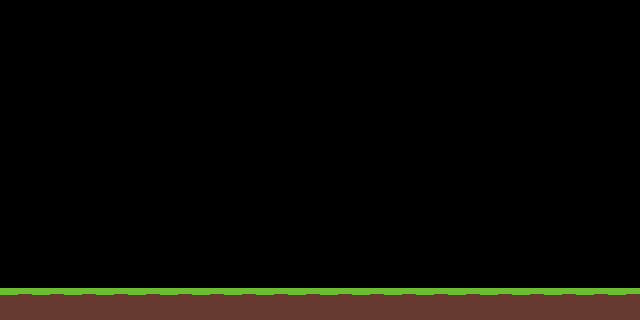

This is a level from a 2D game, rendered from its Tiled map with the project's own tilesets. A one-line summary and the complete map file follow:
An orthogonal 20x10 tile map with 32x32 px tiles, 1 tile layer (Tile Layer 1), 3 tilesets and 26 objects (2x Level2, BR_Corner_Grass, TR_Corner_Grass, TEST_ITEM, PlayerSpawn).

<map version="1.10" tiledversion="1.11.2" class="level1" orientation="orthogonal" renderorder="right-down" width="20" height="10" tilewidth="32" tileheight="32" infinite="0" nextlayerid="9" nextobjectid="56">
 <editorsettings>
  <export target="level_1.lua" format="lua" />
 </editorsettings>
 <tileset firstgid="1" name="test_tile_map" tilewidth="32" tileheight="32" tilecount="100" columns="10">
  <image source="test_tile_map.png" width="320" height="320" />
 </tileset>
 <tileset firstgid="101" name="wood" tilewidth="32" tileheight="32" tilecount="100" columns="10">
  <image source="wood.png" width="320" height="320" />
 </tileset>
 <tileset firstgid="201" name="tile_map" tilewidth="32" tileheight="32" tilecount="100" columns="10">
  <image source="tile_map.png" width="320" height="320" />
 </tileset>
 <layer id="1" name="Tile Layer 1" width="20" height="10">
  <data encoding="csv">
0,0,0,0,0,0,0,0,0,0,0,0,0,0,0,0,0,0,0,0,
0,0,0,0,0,0,0,0,0,0,0,0,0,0,0,0,0,0,0,0,
0,0,0,0,0,0,0,0,0,0,0,0,0,0,0,0,0,0,0,0,
0,0,0,0,0,0,0,0,0,0,0,0,0,0,0,0,0,0,0,0,
0,0,0,0,0,0,0,0,0,0,0,0,0,0,0,0,0,0,0,0,
0,0,0,0,0,0,0,0,0,0,0,0,0,0,0,0,0,0,0,0,
0,0,0,0,0,0,0,0,0,0,0,0,0,0,0,0,0,0,0,0,
0,0,0,0,0,0,0,0,0,0,0,0,0,0,0,0,0,0,0,0,
0,0,0,0,0,0,0,0,0,0,0,0,0,0,0,0,0,0,0,0,
2,2,2,2,2,2,2,2,2,2,2,2,2,2,2,2,2,2,2,2
</data>
 </layer>
 <objectgroup id="3" name="Object">
  <object id="2" name="BR_Corner_Grass" gid="229" x="96" y="256" width="32" height="32" />
  <object id="3" name="TR_Corner_Grass" gid="230" x="448" y="256" width="32" height="32" />
  <object id="6" name="Level2" gid="217" x="608" y="288" width="32" height="32" />
  <object id="8" name="Level2" gid="215" x="0" y="288" width="32" height="32" />
 </objectgroup>
 <objectgroup id="4" name="Item">
  <object id="10" name="TEST_ITEM" gid="41" x="192" y="288" width="32" height="32" />
 </objectgroup>
 <objectgroup id="6" name="PlayerSpawn">
  <object id="15" name="PlayerSpawn" gid="9" x="352" y="288" width="32" height="32">
   <properties>
    <property name="TP" value="BRUH" />
   </properties>
  </object>
 </objectgroup>
 <objectgroup id="8" name="TileCollision">
  <object id="36" gid="29" x="608" y="320" width="32" height="32" />
  <object id="37" gid="29" x="576" y="320" width="32" height="32" />
  <object id="38" gid="29" x="544" y="320" width="32" height="32" />
  <object id="39" gid="29" x="512" y="320" width="32" height="32" />
  <object id="40" gid="29" x="480" y="320" width="32" height="32" />
  <object id="41" gid="29" x="448" y="320" width="32" height="32" />
  <object id="42" gid="29" x="416" y="320" width="32" height="32" />
  <object id="43" gid="29" x="384" y="320" width="32" height="32" />
  <object id="44" gid="29" x="352" y="320" width="32" height="32" />
  <object id="45" gid="29" x="320" y="320" width="32" height="32" />
  <object id="46" gid="29" x="288" y="320" width="32" height="32" />
  <object id="47" gid="29" x="256" y="320" width="32" height="32" />
  <object id="48" gid="29" x="224" y="320" width="32" height="32" />
  <object id="49" gid="29" x="192" y="320" width="32" height="32" />
  <object id="50" gid="29" x="160" y="320" width="32" height="32" />
  <object id="51" gid="29" x="128" y="320" width="32" height="32" />
  <object id="52" gid="29" x="96" y="320" width="32" height="32" />
  <object id="53" gid="29" x="64" y="320" width="32" height="32" />
  <object id="54" gid="29" x="32" y="320" width="32" height="32" />
  <object id="55" gid="29" x="0" y="320" width="32" height="32" />
 </objectgroup>
</map>
